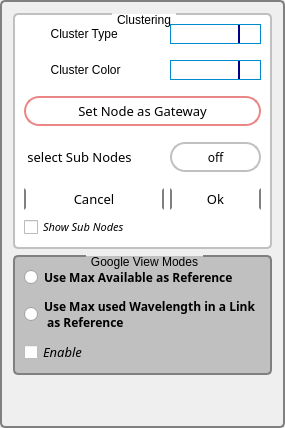
          <widget class="QGroupBox" name="T_groupbox">
           <property name="enabled">
            <bool>true</bool>
           </property>
           <property name="maximumSize">
            <size>
             <width>300</width>
             <height>16777215</height>
            </size>
           </property>
           <property name="styleSheet">
            <string notr="true">QGroupBox {linea
    background-color: #C0C0C0;
    border: 2px solid gray;
    border-radius: 5px;
    margin-top: 1ex; /* leave space at the top for the title */
}

QGroupBox::title {
    subcontrol-origin: margin;
    subcontrol-position: top center; /* position at the top center */
    padding: 0 3px;
    background-color: qlineargradient(x1: 0, y1: 0, x2: 0, y2: 1,
                                      stop: 0 #FF0ECE, stop: 1 #FFFFFF);
}</string>
           </property>
           <property name="title">
            <string/>
           </property>
           <layout class="QGridLayout" name="gridLayout_14">
            <item row="2" column="0">
             <spacer name="verticalSpacer">
              <property name="orientation">
               <enum>Qt::Vertical</enum>
              </property>
              <property name="sizeHint" stdset="0">
               <size>
                <width>20</width>
                <height>40</height>
               </size>
              </property>
             </spacer>
            </item>
            <item row="1" column="0">
             <widget class="QGroupBox" name="ViewGroupbox">
              <property name="styleSheet">
               <string notr="true">QGroupBox {
    
	background-color: #C0C0C0;
    border: 2px solid gray;
    border-radius: 5px;
    margin-top: 1ex; /* leave space at the top for the title */
}

QGroupBox::title {
    subcontrol-origin: margin; 
    font: 63 8pt &quot;Bahnschrift SemiBold&quot;;
    subcontrol-position: top center; /* position at the top center */
    padding: 0 3px;
    background-color: qlineargradient(x1: 0, y1: 0, x2: 0, y2: 1,
                                      stop: 0 #C0C0C0, stop: 1 #FFFFFF);
}</string>
              </property>
              <property name="title">
               <string>Google View Modes</string>
              </property>
              <layout class="QGridLayout" name="gridLayout_18">
               <item row="0" column="0">
                <widget class="QRadioButton" name="Max_available_radiobutton">
                 <property name="font">
                  <font>
                   <family>Bahnschrift SemiCondensed</family>
                   <pointsize>9</pointsize>
                   <weight>75</weight>
                   <italic>false</italic>
                   <bold>true</bold>
                  </font>
                 </property>
                 <property name="text">
                  <string>Use Max Available as Reference</string>
                 </property>
                </widget>
               </item>
               <item row="1" column="0">
                <widget class="QRadioButton" name="Max_Used_radiobutton">
                 <property name="font">
                  <font>
                   <family>Bahnschrift SemiCondensed</family>
                   <pointsize>9</pointsize>
                   <weight>75</weight>
                   <italic>false</italic>
                   <bold>true</bold>
                   <strikeout>false</strikeout>
                  </font>
                 </property>
                 <property name="text">
                  <string>Use Max used Wavelength in a Link
 as Reference</string>
                 </property>
                </widget>
               </item>
               <item row="2" column="0">
                <widget class="QCheckBox" name="Enable_google_view_checkbox">
                 <property name="font">
                  <font>
                   <family>Bahnschrift</family>
                   <pointsize>10</pointsize>
                   <weight>50</weight>
                   <italic>true</italic>
                   <bold>false</bold>
                  </font>
                 </property>
                 <property name="styleSheet">
                  <string notr="true"/>
                 </property>
                 <property name="text">
                  <string>Enable</string>
                 </property>
                </widget>
               </item>
              </layout>
             </widget>
            </item>
            <item row="0" column="0">
             <widget class="QGroupBox" name="Grouping_groupbox">
              <property name="styleSheet">
               <string notr="true">QGroupBox {
    
    border: 2px solid #C0C0C0;
    border-radius: 5px;
    margin-top: 1ex; /* leave space at the top for the title */ 
    
	background-color: rgb(255, 255, 255);
}

QGroupBox::title {
    subcontrol-origin: margin; 
    font: 63 8pt &quot;Bahnschrift SemiBold&quot;;
    subcontrol-position: top center; /* position at the top center */
    padding: 0 3px;
    background-color: qlineargradient(x1: 0, y1: 0, x2: 0, y2: 1,
                                      stop: 0 #C0C0C0, stop: 1 #FFFFFF);
}</string>
              </property>
              <property name="title">
               <string>Clustering</string>
              </property>
              <layout class="QGridLayout" name="gridLayout_17">
               <item row="0" column="0">
                <layout class="QGridLayout" name="gridLayout_16">
                 <item row="5" column="0" colspan="3">
                  <widget class="QPushButton" name="SetGatewayNode_button">
                   <property name="minimumSize">
                    <size>
                     <width>84</width>
                     <height>30</height>
                    </size>
                   </property>
                   <property name="maximumSize">
                    <size>
                     <width>16777215</width>
                     <height>16777215</height>
                    </size>
                   </property>
                   <property name="font">
                    <font>
                     <family>Bahnschrift Condensed</family>
                     <pointsize>10</pointsize>
                     <weight>9</weight>
                     <italic>false</italic>
                     <bold>false</bold>
                    </font>
                   </property>
                   <property name="styleSheet">
                    <string notr="true">QPushButton {
	
	
	font: 75 10pt &quot;Bahnschrift Condensed&quot;;
	
    border: 2px solid #8f8f91; min-width: 80px;
	border-color: #EB8686; 
    border-radius: 15px;
}

QPushButton:pressed {
    background-color: qlineargradient(x1: 0, y1: 0, x2: 0, y2: 1,
                                      stop: 0 #FFFFFF, stop: 1 #EB8686);
}

QPushButton:flat {
    border: none; /* no border for a flat push button */
}

QPushButton:default {
    border-color: navy; /* make the default button prominent */
} 
QPushButton:hover{ 
    background-color: #EB8686 

}</string>
                   </property>
                   <property name="text">
                    <string>Set Node as Gateway</string>
                   </property>
                  </widget>
                 </item>
                 <item row="9" column="0">
                  <spacer name="horizontalSpacer_6">
                   <property name="orientation">
                    <enum>Qt::Horizontal</enum>
                   </property>
                   <property name="sizeHint" stdset="0">
                    <size>
                     <width>40</width>
                     <height>10</height>
                    </size>
                   </property>
                  </spacer>
                 </item>
                 <item row="3" column="0">
                  <widget class="QLabel" name="GroupColor">
                   <property name="styleSheet">
                    <string notr="true">  QLabel {
    
    
	
	font: 75 10pt &quot;Bahnschrift Condensed&quot;;
	
   
}</string>
                   </property>
                   <property name="text">
                    <string>        Cluster Color</string>
                   </property>
                  </widget>
                 </item>
                 <item row="3" column="1" colspan="2">
                  <widget class="QComboBox" name="ClusterColor_combobox">
                   <property name="styleSheet">
                    <string notr="true">QComboBox {
    
    border-radius: 0px;
    padding: 1px 18px 1px 5px;
    min-width: 6em; 
    
	border:1px solid rgb(0, 139, 208);
	
	font: 9pt &quot;Bahnschrift&quot;;
   
	
}





/* QComboBox gets the &quot;on&quot; state when the popup is open */


QComboBox:on { /* shift the text when the popup opens */
    padding-top: 3px;
    padding-left: 4px;
}

QComboBox::drop-down {
    subcontrol-origin: padding;
    subcontrol-position: top right;
    width: 20px;
    
	
    border-left-width: 2px;
    border-left-color: darkblue;
    border-left-style: solid; /* just a single line */
    border-top-right-radius: 0px; /* same radius as the QComboBox */
    border-bottom-right-radius: 0px;
}

QComboBox::down-arrow {
   
	image: url(:/newPrefix/dropdown.png); 
    
	
}

QComboBox::down-arrow:on { /* shift the arrow when popup is open */
    
	
	image: url(:/newPrefix/dropup.png);
}


QComboBox QAbstractItemView {
    
	border-color:2px solid blue;
   
}</string>
                   </property>
                   <property name="editable">
                    <bool>true</bool>
                   </property>
                  </widget>
                 </item>
                 <item row="10" column="1" colspan="2">
                  <widget class="QPushButton" name="OK_button">
                   <property name="minimumSize">
                    <size>
                     <width>84</width>
                     <height>20</height>
                    </size>
                   </property>
                   <property name="font">
                    <font>
                     <family>Bahnschrift Condensed</family>
                     <pointsize>10</pointsize>
                     <weight>9</weight>
                     <italic>false</italic>
                     <bold>false</bold>
                    </font>
                   </property>
                   <property name="styleSheet">
                    <string notr="true">QPushButton {
	
	
	font: 75 10pt &quot;Bahnschrift Condensed&quot;;
	
	
    border:2px solid black; min-width: 80px;
	border-color: dark gray; 
    border-radius: 25px;
}

QPushButton:pressed {
    background-color: qlineargradient(x1: 0, y1: 0, x2: 0, y2: 1,
                                      stop: 0 #dadbde, stop: 1 #f6f7fa);
}

QPushButton:flat {
    border: none; /* no border for a flat push button */
}

QPushButton:default {
    border-color: navy; /* make the default button prominent */
}</string>
                   </property>
                   <property name="text">
                    <string>Ok</string>
                   </property>
                  </widget>
                 </item>
                 <item row="11" column="0" colspan="2">
                  <widget class="QCheckBox" name="ShowSubNodes">
                   <property name="font">
                    <font>
                     <family>Bahnschrift</family>
                     <pointsize>8</pointsize>
                     <italic>true</italic>
                    </font>
                   </property>
                   <property name="styleSheet">
                    <string notr="true"/>
                   </property>
                   <property name="text">
                    <string>Show Sub Nodes</string>
                   </property>
                  </widget>
                 </item>
                 <item row="4" column="0">
                  <spacer name="horizontalSpacer_9">
                   <property name="orientation">
                    <enum>Qt::Horizontal</enum>
                   </property>
                   <property name="sizeHint" stdset="0">
                    <size>
                     <width>40</width>
                     <height>10</height>
                    </size>
                   </property>
                  </spacer>
                 </item>
                 <item row="1" column="0">
                  <widget class="QLabel" name="GroupID">
                   <property name="styleSheet">
                    <string notr="true"> QLabel {
    
  
	
	font: 75 10pt &quot;Bahnschrift Condensed&quot;;
	
    
}</string>
                   </property>
                   <property name="text">
                    <string>        Cluster Type </string>
                   </property>
                  </widget>
                 </item>
                 <item row="10" column="0">
                  <widget class="QPushButton" name="Cancel_button">
                   <property name="minimumSize">
                    <size>
                     <width>84</width>
                     <height>20</height>
                    </size>
                   </property>
                   <property name="font">
                    <font>
                     <family>Bahnschrift Condensed</family>
                     <pointsize>10</pointsize>
                     <weight>9</weight>
                     <italic>false</italic>
                     <bold>false</bold>
                    </font>
                   </property>
                   <property name="styleSheet">
                    <string notr="true">QPushButton {
	
	
	font: 75 10pt &quot;Bahnschrift Condensed&quot;;
	
	
    border:2px solid black; min-width: 80px;
	border-color: dark gray; 
    border-radius: 25px;
}

QPushButton:pressed {
    background-color: qlineargradient(x1: 0, y1: 0, x2: 0, y2: 1,
                                      stop: 0 #dadbde, stop: 1 #f6f7fa);
}

QPushButton:flat {
    border: none; /* no border for a flat push button */
}

QPushButton:default {
    border-color: navy; /* make the default button prominent */
}</string>
                   </property>
                   <property name="text">
                    <string>Cancel</string>
                   </property>
                  </widget>
                 </item>
                 <item row="1" column="1" colspan="2">
                  <widget class="QComboBox" name="cluster_type_combobox">
                   <property name="styleSheet">
                    <string notr="true">QComboBox {
    
    border-radius: 0px;
    padding: 1px 18px 1px 5px;
    min-width: 6em; 
    
	border:1px solid rgb(0, 139, 208);
	
	font: 9pt &quot;Bahnschrift&quot;;
   
	
}





/* QComboBox gets the &quot;on&quot; state when the popup is open */


QComboBox:on { /* shift the text when the popup opens */
    padding-top: 3px;
    padding-left: 4px;
}

QComboBox::drop-down {
    subcontrol-origin: padding;
    subcontrol-position: top right;
    width: 20px;
    
	
    border-left-width: 2px;
    border-left-color: darkblue;
    border-left-style: solid; /* just a single line */
    border-top-right-radius: 0px; /* same radius as the QComboBox */
    border-bottom-right-radius: 0px;
}

QComboBox::down-arrow {
   
	image: url(:/newPrefix/dropdown.png); 
    
	
}

QComboBox::down-arrow:on { /* shift the arrow when popup is open */
    
	
	image: url(:/newPrefix/dropup.png);
}


QComboBox QAbstractItemView {
    
	border-color:2px solid blue;
   
}</string>
                   </property>
                   <property name="editable">
                    <bool>true</bool>
                   </property>
                  </widget>
                 </item>
                 <item row="7" column="0">
                  <widget class="QLabel" name="select_Sub_Nodes_labe">
                   <property name="font">
                    <font>
                     <family>Bahnschrift Condensed</family>
                     <pointsize>10</pointsize>
                    </font>
                   </property>
                   <property name="text">
                    <string> select Sub Nodes</string>
                   </property>
                  </widget>
                 </item>
                 <item row="6" column="0" colspan="2">
                  <spacer name="horizontalSpacer_5">
                   <property name="orientation">
                    <enum>Qt::Horizontal</enum>
                   </property>
                   <property name="sizeHint" stdset="0">
                    <size>
                     <width>20</width>
                     <height>10</height>
                    </size>
                   </property>
                  </spacer>
                 </item>
                 <item row="7" column="1" colspan="2">
                  <widget class="QPushButton" name="SelectSubNode_button">
                   <property name="minimumSize">
                    <size>
                     <width>84</width>
                     <height>30</height>
                    </size>
                   </property>
                   <property name="font">
                    <font>
                     <family>Bahnschrift Condensed</family>
                     <pointsize>9</pointsize>
                     <weight>9</weight>
                     <italic>false</italic>
                     <bold>false</bold>
                    </font>
                   </property>
                   <property name="styleSheet">
                    <string notr="true">QPushButton {
	
	
	font: 75 9pt &quot;Bahnschrift Condensed&quot;;
	
	
    border: 2px solid #8f8f91; min-width: 80px;
	border-color: #c0c0c0; 
    border-radius: 15px;
}

QPushButton:checked {
    
	border-color:#Eb8686 ;
}

QPushButton:flat {
    border: none; /* no border for a flat push button */
}

QPushButton:default {
    border-color: navy; /* make the default button prominent */
}</string>
                   </property>
                   <property name="text">
                    <string>off</string>
                   </property>
                   <property name="checkable">
                    <bool>true</bool>
                   </property>
                  </widget>
                 </item>
                 <item row="2" column="0">
                  <spacer name="horizontalSpacer_8">
                   <property name="orientation">
                    <enum>Qt::Horizontal</enum>
                   </property>
                   <property name="sizeHint" stdset="0">
                    <size>
                     <width>40</width>
                     <height>10</height>
                    </size>
                   </property>
                  </spacer>
                 </item>
                </layout>
               </item>
              </layout>
             </widget>
            </item>
           </layout>
          </widget>
